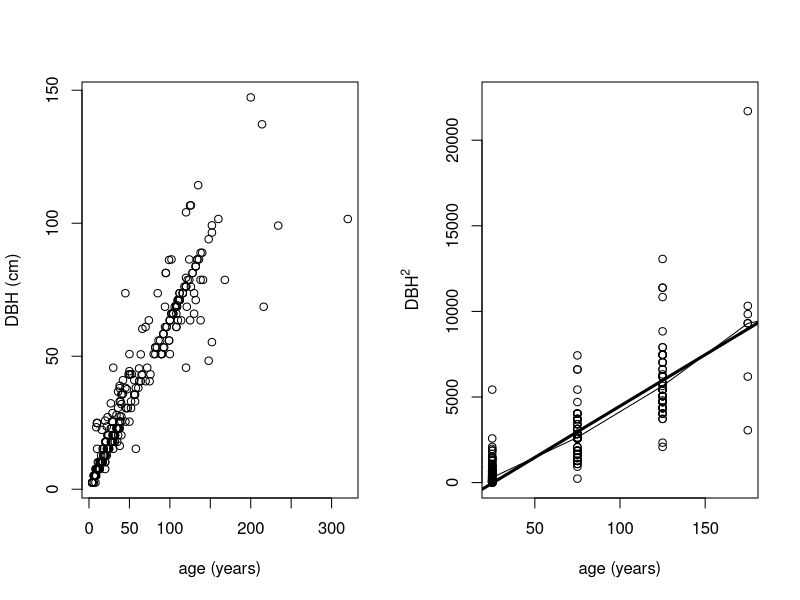

Here is the R script that generated this plot:
rm(list = ls())
dbh <- read.table('DBH.txt', header = FALSE, sep = '\t')
names(dbh) <- c('DBH', 'height', 'age')
h <- hist(dbh$age, breaks = 10, plot = FALSE)
age.categ <- cut(dbh$age, br = h$breaks, 
   include.lowest = TRUE)
dbh <- data.frame(dbh, age.categ)
names(dbh)[4] <- 'age categ'

DBH <- tapply(dbh$DBH, dbh$'age categ', mean)
age.center <- h$mids
n <- h$counts
dbh.categ <- data.frame(DBH, age.center, n)
names(dbh.categ)[1] <- 'mean DBH'

par(mfrow = c(1, 2))
plot(dbh$age, dbh$DBH, xlab = 'age (years)', 
   ylab = 'DBH (cm)')
plot(dbh.categ$age[1 : 4], (dbh.categ$'mean DBH'[1 : 4])^2, 
   xlab = 'age (years)', ylab = expression(DBH^2), 
   ylim = c(1, (150)^2))
lines(dbh.categ$age, (dbh.categ$'mean DBH')^2)
dbh.split <- split((dbh$DBH)^2, dbh$'age categ')

for(i in 1 : 4){
   x <- rep(dbh.categ$age[i], dbh.categ$n[i])
   y <- dbh.split[[i]]
   points(x, y)
   if(i == 3) identify(x, y, labels = round(y))
}

x <- dbh.categ$age[1 : 4]
y <- (dbh.categ$'mean DBH'[1 : 4])^2
dbh.lm <- lm(y~x)
abline(reg = dbh.lm, lwd = 3)
